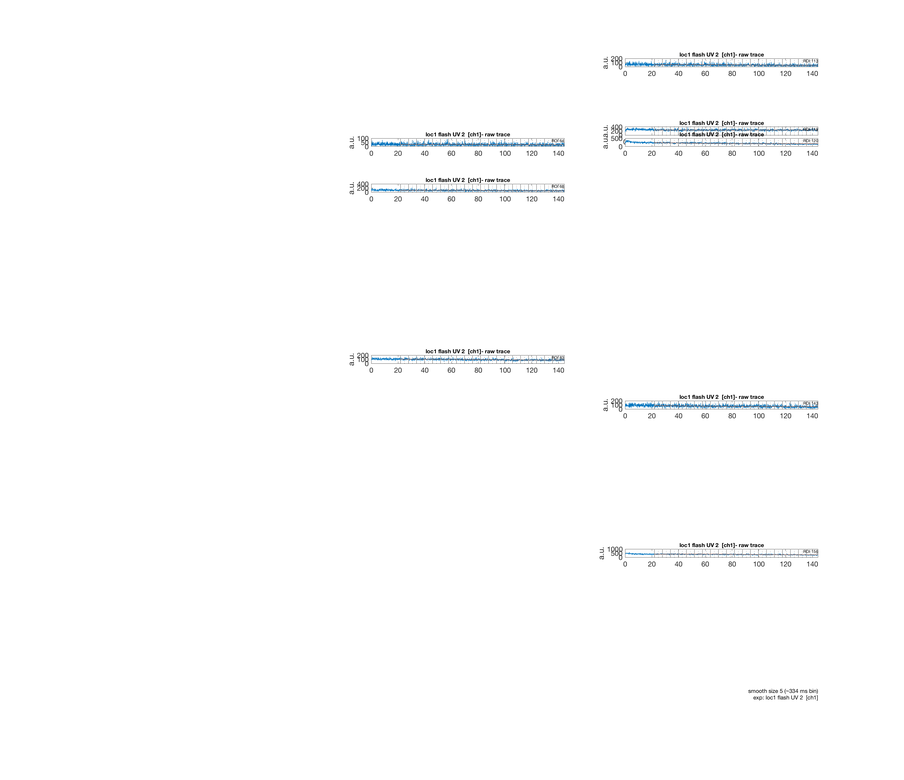
%> input picture @fdata/loc1 flash UV 2  [ch1]_ROI_traces.png, 904 x 780 px, shrunk from 3725 x 3215 before the run
$ octave --eval "result = multiRoi(rgb2gray(imread('@fdata/loc1 flash UV 2  [ch1]_ROI_traces.png')));"   (GNU Octave 9; MATLAB toolbox functions it lacks are replaced by stand-ins)
%> lines starting %> are read from the running program, lines starting %| are printed output that depends on the picture
### myshow.m
function [J, handle] = myshow(imgstack, varargin)
%
% imshow for imgage stack [ynum xnum channel]. It also works for 2-D image [ynum xnum].
% scaled, and imshow for given channel #.
% myshow(image)
% myshow(image, ch)
% myshow(image, ch, fraction) % fraction (%) of ourliers for contrast adjust.
% 0.5% is default
% No figure creation. You can use this function with subplot.
% Output: Min Max range for contrast
%
Dim = ndims(imgstack);
%> Dim = 2
nVarargs = numel(varargin);
%> nVarargs = 1

[ynum, xnum, d3, d4] = size(imgstack);
%> ynum = 780; xnum = 904; d3 = 1; d4 = 1
text = sprintf('[row  col  d3  d4*d5*..] = [%d  %d  %d  %d].  ',ynum,xnum,d3,d4);
%fprintf('%s', text);
%disp(text);

if ismatrix(imgstack)
    %disp('2-D image was given.');
    I = scaled(imgstack);
elseif Dim == 3 || Dim == 4
    if nVarargs < 1
        disp('fn: myshow: Many Channels. Channel # should be provided.');
        % Multi-CH imaging
        %
        return
    end
    % Single ch imaging
    ch = varargin{1};
    img = comp(imgstack,ch);
    %disp('A image stack is given. (3-D or 4-D)');
    %disp(['Channel # = ',num2str(ch)]);
    fprintf('Ch# = %d  ', ch);
    if ~ismatrix(img) % final check
        disp('Incorrect image or image stack.');
    end
    I = scaled(img);
else
    disp('Too large Dimension (>4). Incorrect image or image stack');
    return
end

% percentage for saturation level for top and low pixels.
if nVarargs >= 2
    fraction = varargin{2};
elseif nVarargs >= 1 && Dim ==2
    fraction = varargin{1};
%> fraction = 0.5
else
    fraction = 0.5; % percentage for saturation level for top and low pixels.
end
Tol = [fraction*0.01 1-fraction*0.01];
%> Tol = [0.005 0.995]

if fraction ~= 0.5
    %disp(['Tol  =  ', num2str(Tol)]);
    %fprintf('Tol = [%.3f  %.3f]\n', Tol(1), Tol(2));
else
    fprintf('\n');
end

MinMax = stretchlim(I,Tol);
%> MinMax = [0.522; 1]
J = imadjust(I,MinMax);
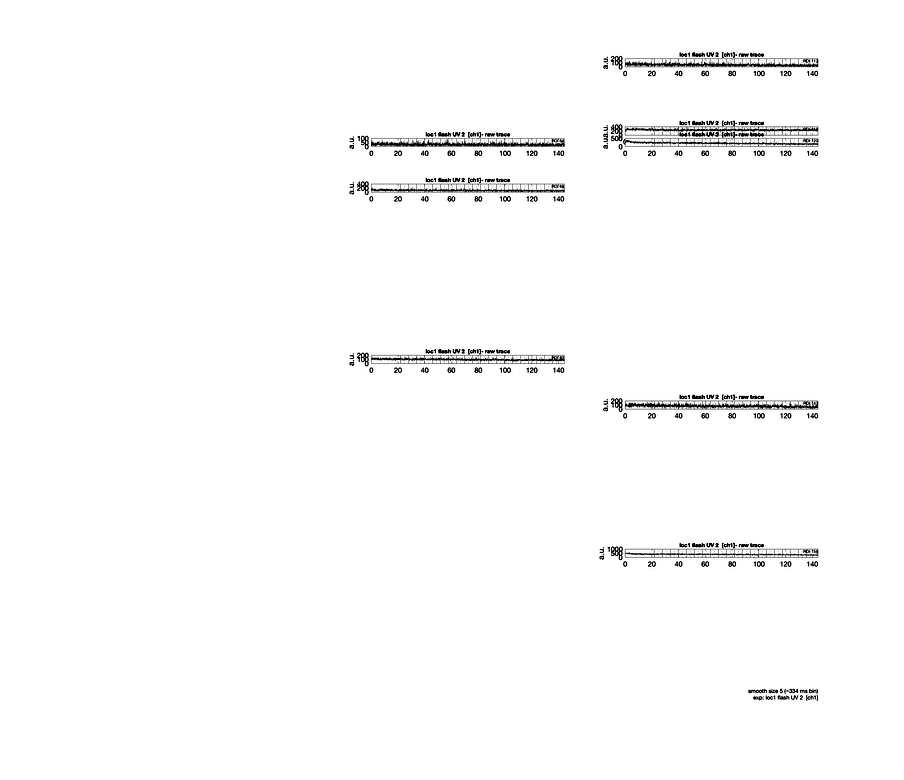
%> J: size 780x904 double; min 0, max 1, mean 0.986

handle = imshow(J);
%set(gca, 'Color', 'none');

end

### scaled.m
function scaled = scaled(data)
% Scale the (2-D) matrix a onto [0, 1] range.
% For true color image.
% Min & Max operation will be made over whole elements.

% data conversion if a is an integer array
a = double(data);

min_subtracted = a - min(a(:));
scaled = min_subtracted/(max(min_subtracted(:))+0.00001);

end

### ellipseRoi.m
function [in, h] = ellipseRoi(img, varargin)
%
% Select elliptical ROI from an image
% No image, No confirmation.
%
% output in : 2-D logical array
% Let's make logical matrix which indicates whether each pixel is inside or
% outside. Then, reshape!

% nVarargs = numel(varargin);
% if nVarargs == 1
    %figure('position', [185, 400, 840, 700])
    %img = varargin{1};
%end

%myshow(img);
%
%> the run ends on the next line
h = imellipse;
if isempty(h)
   error('ellipseRoi: ROI is not selected');
end
pos = getPosition(h); pos = double(pos);
%
xmin = pos(1);
ymin = pos(2);
width = pos(3);
height = pos(4);
a = width/2;
b = height/2;
x0 = xmin + a;
y0 = ymin + b;
[row, col] = size(img);

% ellipse mask
distX = (1:col) - x0;
distY = (1:row) - y0;
[x, y] = meshgrid(distX, distY);
in = ((x/a).^2+(y/b).^2) <= 1;

% confirm the area of logical area (in)
% C = merge(img, in); imshow(C);

end

### multiRoi.m
function [in_array] = multiRoi(img, varargin)
% Choose multiple 'Square ROI'
% Figure should be created in advance if you don't want to mess up other
% figures.
%
% input:
%       img - image data (2-D)
%       varargin{1} - previous ROI array
% output:
%       in_array  - Array of 2-D logical array

if nargin > 1
    in_array = varargin{1};
    [~, ~, id] = size(in_array);
    disp([num2str(id), ' ROIs were given as an input to function multiRoi']);
    % Check the given ROIs
    roi_tot = sum(in_array, 3) > 0;
    I = merge(img, roi_tot);
    figure;
        hfig = gcf;
        hfig.Color = 'none';
        hfig.PaperPositionMode = 'auto';
        hfig.InvertHardcopy = 'off';
        axes('Position', [0  0  1  0.9524], 'Visible', 'off');
    imshow(I);
else
    in_array = [];
    id = 0; % current ROI index
    [I, ~] = myshow(img, 0.5);
end

box_color = 'yellow';

try
    [in, h] = ellipseRoi(img);
    %[in, h] = squareRoi(img);

    while ~isempty(h)

        id = id +1;
        in_array = cat(3, in_array, in);

        pos = getPosition(h); % handle location. rectangular specific function.

        % add ROI Rect & ROI id
        I = insertShape(I,'Rectangle', pos,'linewidth',1,'color',[255 255 0]);
        %I = insertShape(I,'Circle', pos,'linewidth',1,'color',[255 255 0]);
        I = insertText(I,[pos(1)+pos(3), pos(2)],num2str(id),'FontSize',8,'BoxColor',box_color,'BoxOpacity',0.2,'TextColor','white');

        imshow(I);

        [in, h] = ellipseRoi(img);
        %[in, h, pos] = squareRoi(img);
    end

catch ME

    disp([num2str(id),' ROI was selected.']);
    %rethrow(ME)

end

% Methods for roi object
% Excute callback fn whenever Roi location is changed.
% Method: createMask
% annotaion('ellipse') then control size and position, then create roi,
% create mask?
